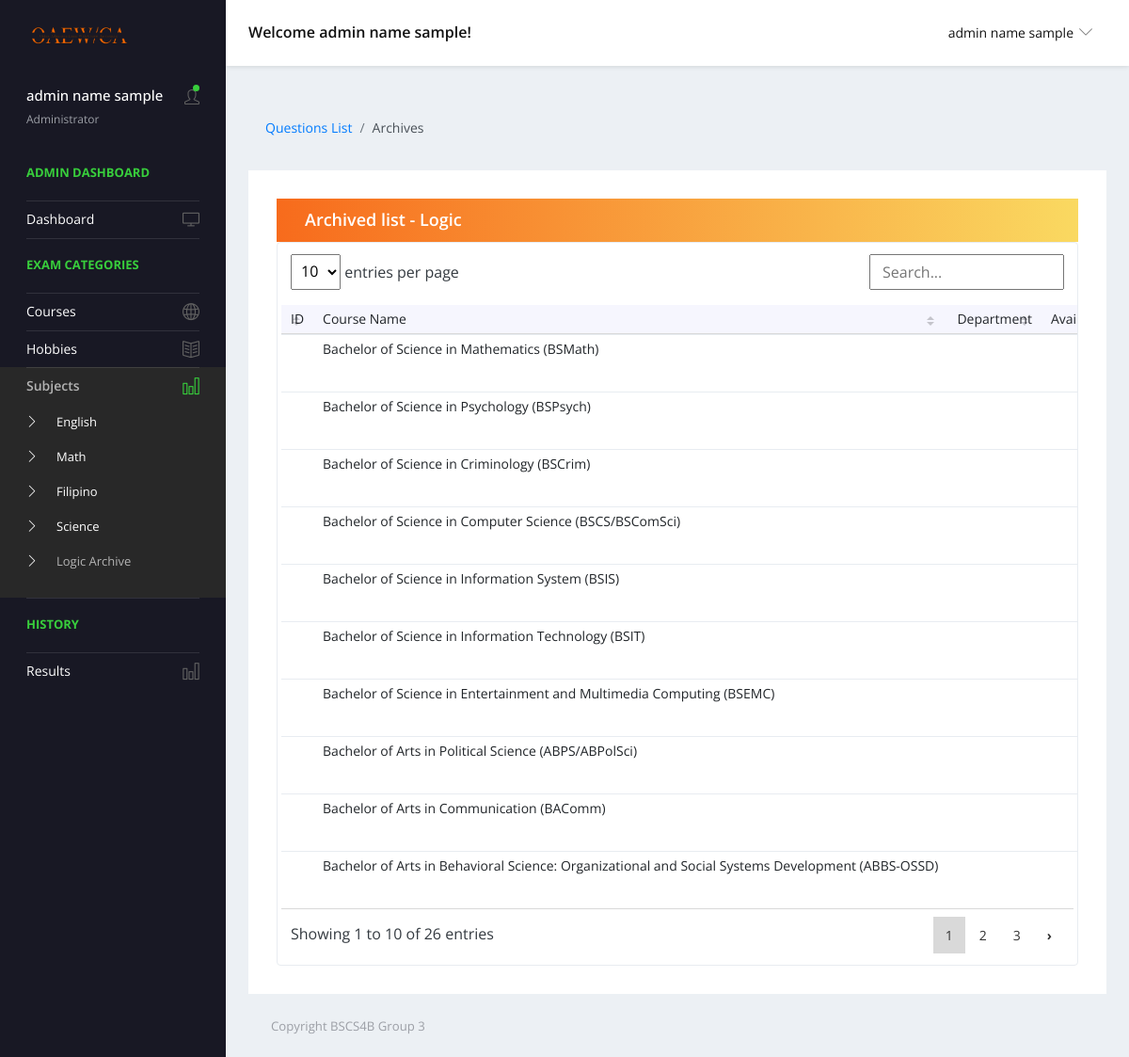
/views/archived_logic.php (signed in), run on the app's committed database.
### tables this page shows
CREATE TABLE `courses` (
  `crs_id` int(11) NOT NULL,
  `course` varchar(255) NOT NULL,
  `personality_traits` varchar(255) NOT NULL,
  `interests` varchar(255) NOT NULL,
  `skills` varchar(255) NOT NULL,
  `career_goals` varchar(255) NOT NULL,
  `English` int(11) NOT NULL,
  `Math` int(11) NOT NULL,
  `Filipino` int(11) NOT NULL,
  `Science` int(11) NOT NULL,
  `Logic` int(11) NOT NULL
);

### forms/adminQueries.php (called while the page is built, shortened)
<?php
function getCourses() {
    $url = 'localhost';
    $username = 'root';
    $password = '';
    $conn = new mysqli($url, $username, $password, 'project');
    $sql = mysqli_query($conn,
    "SELECT *
    FROM courses
    ");
    return mysqli_fetch_all($sql, MYSQLI_ASSOC);
}
?>

### views/archived_logic.php (the view, shortened to what this page needs)
<?php
    include '../forms/adminQueries.php';
?>
<!DOCTYPE html>
<html lang="en">
  <head>
    <link rel="stylesheet" href="../vendors/simple-line-icons/css/simple-line-icons.css">
    <link rel="stylesheet" href="../vendors/flag-icon-css/css/flag-icon.min.css">
    <link rel="stylesheet" href="../vendors/css/vendor.bundle.base.css">
    <link rel="stylesheet" href="../vendors/daterangepicker/daterangepicker.css">
    <link rel="stylesheet" href="../vendors/chartist/chartist.min.css">
    <link rel="stylesheet" href="../assets/css/style-admin.css">
  </head>
  <body>
    <div class="container-scroller">
      <nav class="navbar default-layout-navbar col-lg-12 col-12 p-0 fixed-top d-flex flex-row">
        <div class="navbar-brand-wrapper d-flex align-items-center">
          <a class="navbar-brand brand-logo" href="../views/admin.php">
            <img src="../assets/img/OAEWCA-LOGO copy.png" alt="logo" class="logo-dark" />
          </a>
        </div>
        <div class="navbar-menu-wrapper d-flex align-items-center flex-grow-1">
          <h5 class="mb-0 font-weight-medium d-none d-lg-flex">Welcome <?php echo ($_SESSION['fullname']); ?>!</h5>
          <ul class="navbar-nav navbar-nav-right ml-auto">
            <li class="nav-item dropdown d-none d-xl-inline-flex user-dropdown">
              <a class="nav-link dropdown-toggle" id="UserDropdown" href="#" data-toggle="dropdown" aria-expanded="false">
               <span class="font-weight-normal"><?php echo ($_SESSION['fullname']); ?> </span></a>
            </li>
          </ul>
        </div>
      </nav>
      <div class="container-fluid page-body-wrapper">
        <nav class="sidebar sidebar-offcanvas" id="sidebar">
          <ul class="nav">
            <li class="nav-item nav-profile">
              <a href="#" class="nav-link">
                <div class="text-wrapper">
                  <p class="profile-name"><?php echo ($_SESSION['fullname']); ?></p>
                  <p class="designation">Administrator</p>
                </div>
                <div class="icon-container">
                  <i class="icon-user"></i>
                  <div class="dot-indicator bg-success"></div>
                </div>
              </a>
            </li>
            <li class="nav-item nav-category">
              <span class="nav-link">Admin Dashboard</span>
            </li>
            <li class="nav-item">
              <a class="nav-link" href="../views/admin.php">
                <span class="menu-title">Dashboard</span>
                <i class="icon-screen-desktop menu-icon"></i>
              </a>
            </li>
            <li class="nav-item nav-category"><span class="nav-link">Exam Categories</span></li>
            <li class="nav-item">
              <a class="nav-link" href="../views/admin-courses.php">
                <span class="menu-title">Courses</span>
                <i class="icon-globe menu-icon"></i>
              </a>
            </li>
            <li class="nav-item">
              <a class="nav-link" href="../views/admin-hobbies.php">
                <span class="menu-title">Hobbies</span>
                <i class="icon-book-open menu-icon"></i>
              </a>
            </li>
            <li class="nav-item">
              <a class="nav-link" data-toggle="collapse" href="#ui-basic" aria-expanded="false" aria-controls="ui-basic">
                <span class="menu-title">Subjects</span>
                <i class="icon-chart menu-icon"></i>
              </a>
              <div class="collapse" id="ui-basic">
                <ul class="nav flex-column sub-menu">
                  <li class="nav-item"> <a class="nav-link" href="../views/subject-english.php">English</a></li>
                  <li class="nav-item"> <a class="nav-link" href="../views/subject-math.php">Math</a></li>
                  <li class="nav-item"> <a class="nav-link" href="../views/subject-fil.php">Filipino</a></li>
                  <li class="nav-item"> <a class="nav-link" href="../views/subject-science.php">Science</a></li>
                  <li class="nav-item"> <a class="nav-link active" href="../views/archived_logic.php">Logic Archive</a></li>
                </ul>
              </div>
            </li>
            <li class="nav-item nav-category"><span class="nav-link">History</span></li>
            <li class="nav-item">
              <a class="nav-link" href="../views/admin-results.php">
                <span class="menu-title">Results</span>
                <i class="icon-chart menu-icon"></i>
              </a>
            </li>
          </ul>
        </nav>
       <div class="main-panel">
        <div class="content-wrapper">
          <div class="page-header">
            <nav>
              <ol class="breadcrumb">
                <li class="breadcrumb-item "><a href="../views/subject-logic.php">Questions List </a></li>
                <li class="breadcrumb-item active">Archives</li>
              </ol>
            </nav>
          </div>
          <div class="row quick-action-toolbar">
            <div class="col-md-12 grid-margin">
              <div class="card">
                <div class="card-body">
                  <div class="card-header d-block d-md-flex">
                    <h5 class="mb-0">Archived list - Logic</h5>
                  </div>
                    <div class="table-responsive border rounded p-1">
                    <table class="table table-hover text-nowrap datatable">
                        <thead>
                            <tr>
                                <th scope="col">ID</th>
                                <th scope="col">Course Name</th>
                                <th scope="col">Department</th>
                                <th scope="col">Availability</th>
                            </tr>
                        </thead>
                        <tbody>
                            <?php
                            $rows = getCourses();
                            $i = 0;
                                while ($i < count($rows)) {
                                    $row = $rows[$i];
                                    $id = $row['id'];
                                    echo "<tr>
                                    <td>" . $id . "</td>
                                    <td>" . $row['course'] . "</td>
                                    <td>" . $row['dept'] . "</td>
                                    <td>" . $row['availability'] . "</td>
                                    <td>" .
                                        ' <button type="submit" class="btn btn-success delbtn" data-bs-toggle="modal" data-bs-target="#delmodal">RESTORE</button> '
                                        . "</td>
                                    </tr>";
                                    $i++;
                                }
                            ?>
                        </tbody>
                    </table>
                </div>
            </div>
              </div>
            </div>
        </div>
        <footer class="footer">
          <div class="d-sm-flex justify-content-center justify-content-sm-between">
            <span class="text-muted d-block text-center text-sm-left d-sm-inline-block">Copyright BSCS4B Group 3</span>
          </div>
        </footer>
      </div>
    </div>
    </div>
    <link href="../assets/vendor/simple-datatables/style.css" rel="stylesheet">
  </body>
</html>

### data on the page
courses: course "Bachelor of Science in Mathematics (BSMath)"
courses: course "Bachelor of Science in Psychology (BSPsych)"
courses: course "Bachelor of Science in Criminology (BSCrim)"
courses: course "Bachelor of Science in Computer Science (BSCS/BSComSci)"
courses: course "Bachelor of Science in Information System (BSIS)"
courses: course "Bachelor of Science in Information Technology (BSIT)"
courses: course "Bachelor of Science in Entertainment and Multimedia Computing (BSEMC)"
courses: course "Bachelor of Arts in Political Science (ABPS/ABPolSci)"
courses: course "Bachelor of Arts in Communication (BAComm)"
courses: course "Bachelor of Arts in Behavioral Science: Organizational and Social Systems Development (ABBS-OSSD)"

### other printed values
$_SESSION['fullname'] "admin name sample"
